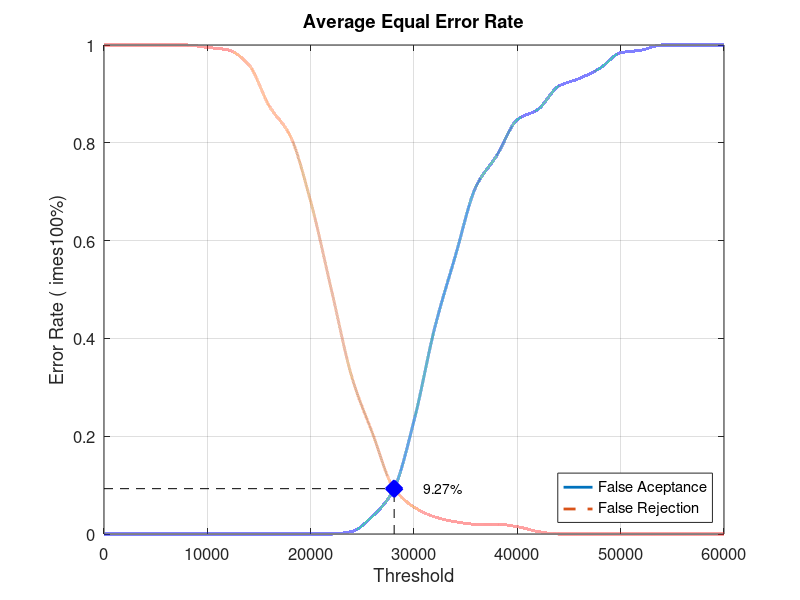
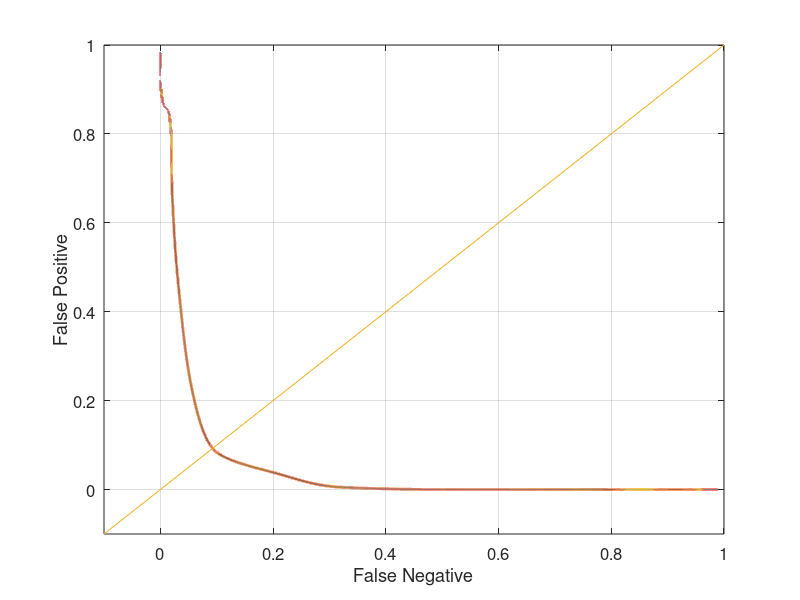

Recreate these plots in MATLAB, in order.
close all;
clear;
clc;
x = 0:2000:60000;
xq = 0:0.5:60000;

y0 = [0 0 0 0 0 0 0 0 0 0 0 0 0.00526316 0.0368421 0.0894737 0.231579 0.421053 0.568421 0.710526 0.773684 0.847368 0.868421 0.915789 0.931579 0.952632 0.984211 0.989474 1 1 1 1]
yy0 = interp1(x, y0, xq, 'pchip');
y1 = [1 1 1 1 1 0.995 0.99 0.96 0.875 0.815 0.68 0.5 0.32 0.205 0.095 0.055 0.035 0.025 0.02 0.02 0.015 0.005 0 0 0 0 0 0 0 0 0]
yy1 = interp1(x, y1, xq, 'pchip');

% Calculating EER: 
y2 = abs(y0 - y1);
find(y2 == min(y2))
yy2 = abs(yy0 - yy1);
xEER = find(yy2 == min(yy2));
xEERIndex = xq(xEER) % X-axis EER
yEER = yy0(xEER) % Y-axis EER

main = figure
plot(xq, yy0,'-','LineWidth', 2);	hold on
plot(xq, yy1,'--','LineWidth', 2);	hold on
plot([xEERIndex xEERIndex], [0 yEER], 'k--');	hold on
plot([0 xEERIndex], [yEER yEER], 'k--');	hold on
plot(xEERIndex, yEER, 'bx', 'LineWidth', 10);	hold on
text(xEERIndex + 10 * xEERIndex / 100, yEER, [num2str(round((10000 * yEER)) / 100) '%'])
legend('False Aceptance', 'False Rejection', 'Location', 'SouthEast')
xlabel('Threshold')
ylabel('Error Rate (	imes100%)')
title('Average Equal Error Rate')
set(gca, 'FontSize', 12)
axis([0 60000 0 1])
grid on

print(main, 'Database3_3Main', '-dpng');
FNRxFPR = figure('Color', [1 1 1]);
plot(yy1, yy0, '-', yy1, yy0, 'LineWidth', 2);
hold on
y = -0.1:0.1:1
plot(y, y); 
set(gca, 'FontSize', 12)
xlabel('False Negative')
ylabel('False Positive')
axis([-0.1 1 -0.1 1])
set(gca, 'FontSize', 12)
grid on

print(FNRxFPR, 'Database3_3FNRxFPR','-dpng');
